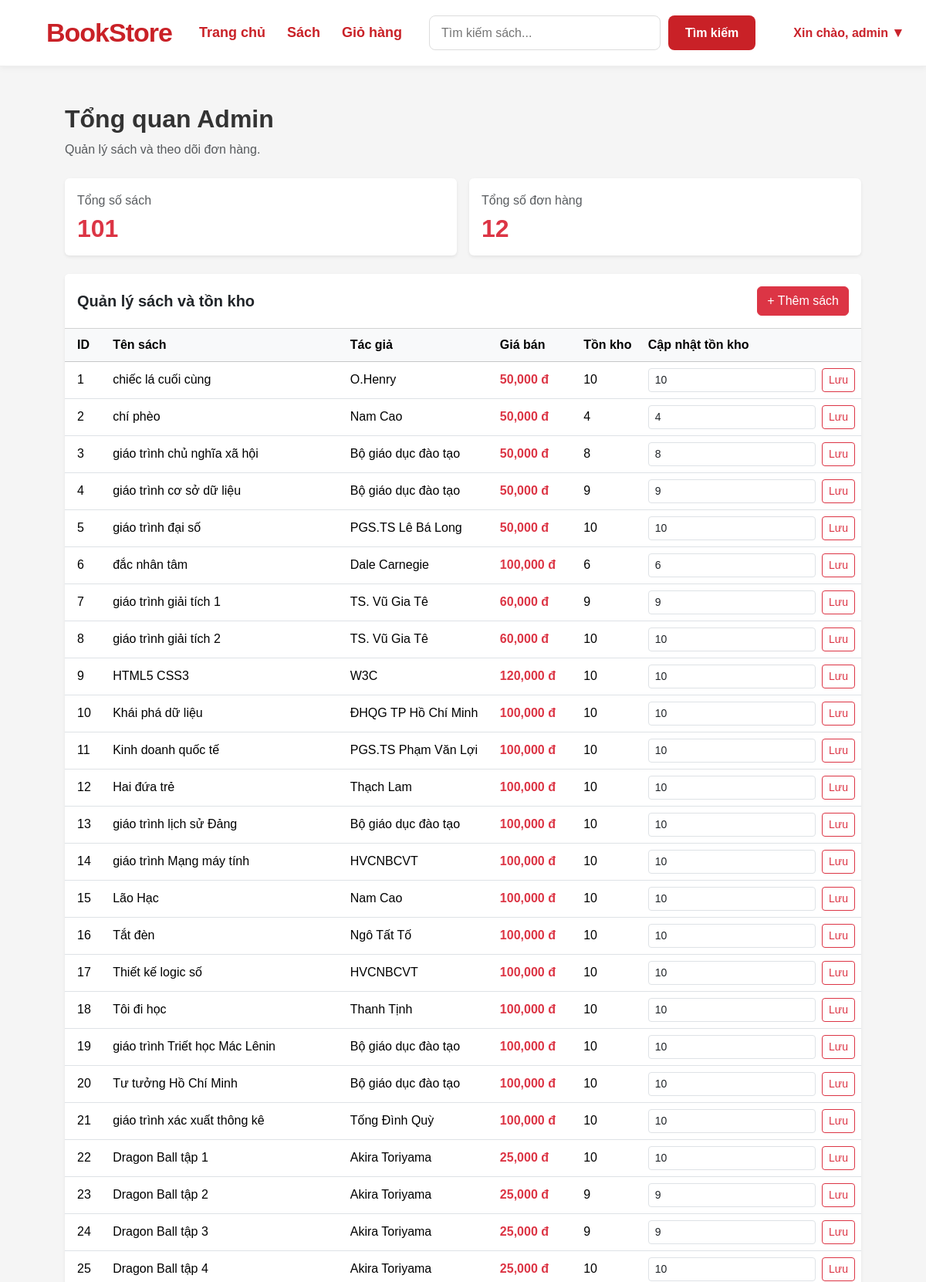
The page /admin (signed in, upper part) on the database its author committed.
### app/models.py (models this page shows)
class Book(db.Model):
    id = db.Column(db.Integer, primary_key=True)
    title = db.Column(db.String(150), nullable=False)
    author = db.Column(db.String(100), nullable=False)
    price = db.Column(db.Float, nullable=False)
    description = db.Column(db.Text)
    image_url = db.Column(db.String(255))
    stock = db.Column(db.Integer, default=0)

### app/routes.py (the view)
@app.route('/admin')
@admin_required
def admin_dashboard():
    books = Book.query.all()
    orders = Order.query.order_by(Order.created_at.desc()).all()
    return render_template('admin/dashboard.html', books=books, orders=orders)

### app/routes.py (called while the page is built)
def admin_required(f):
    @wraps(f)
    def decorated_function(*args, **kwargs):
        if 'user_id' not in session:
            return jsonify({'status': 'error', 'message': 'Vui lòng đăng nhập!'}), 401
        if session.get('role') != 'admin':
            return jsonify({'status': 'error', 'message': 'Bạn không có quyền Admin!'}), 403
        return f(*args, **kwargs)
    return decorated_function

### app/templates/admin/dashboard.html (shortened to what this page needs)
{% extends "base.html" %}
{% block content %}
<div class="container-fluid py-4 px-3 px-md-4">
    <div class="mb-4">
        <h2 class="fw-bold">Tổng quan Admin</h2>
        <p class="text-muted mb-0">Quản lý sách và theo dõi đơn hàng.</p>
    </div>
    <div class="row g-3 mb-4">
        <div class="col-12 col-md-6">
            <div class="card border-0 shadow-sm h-100">
                <div class="card-body">
                    <p class="text-muted mb-1">Tổng số sách</p>
                    <h2 class="text-danger fw-bold mb-0">
                        {{ books|length }}
                    </h2>
                </div>
            </div>
        </div>
        <div class="col-12 col-md-6">
            <div class="card border-0 shadow-sm h-100">
                <div class="card-body">
                    <p class="text-muted mb-1">Tổng số đơn hàng</p>
                    <h2 class="text-danger fw-bold mb-0">
                        {{ orders|length }}
                    </h2>
                </div>
            </div>
        </div>
    </div>
    <div class="card border-0 shadow-sm mb-4">
        <div class="card-header bg-white py-3">
            <div class="d-flex justify-content-between align-items-center flex-wrap gap-2">
                <h5 class="fw-bold mb-0">Quản lý sách và tồn kho</h5>
                <a href="{{ url_for('admin_add_book') }}"
                   class="btn btn-danger">
                    + Thêm sách
                </a>
            </div>
        </div>
        <div class="table-responsive">
            <table class="table table-hover align-middle mb-0">
                <thead class="table-light">
                    <tr>
                        <th class="ps-3">ID</th>
                        <th>Tên sách</th>
                        <th>Tác giả</th>
                        <th>Giá bán</th>
                        <th>Tồn kho</th>
                        <th>Cập nhật tồn kho</th>
                    </tr>
                </thead>
                <tbody>
                    {% for book in books %}
                    <tr>
                        <td class="ps-3">{{ book.id }}</td>
                        <td>{{ book.title }}</td>
                        <td>{{ book.author }}</td>
                        <td class="text-danger fw-semibold">
                            {{ "{:,.0f}".format(book.price|float) }} đ
                        </td>
                        <td>
                            {% if book.stock == 0 %}
                                <span class="badge bg-danger">Hết hàng</span>
                            {% else %}
                                {{ book.stock }}
                            {% endif %}
                        </td>
                        <td>
                            <form method="POST"
                                  action="{{ url_for('admin_update_stock', book_id=book.id) }}"
                                  class="d-flex gap-2"
                                  style="min-width: 190px;">
                                <input type="number" name="stock"
                                       class="form-control form-control-sm"
                                       min="0" value="{{ book.stock }}"
                                       required>
                                <button type="submit"
                                        class="btn btn-sm btn-outline-danger">
                                    Lưu
                                </button>
                            </form>
                        </td>
                    </tr>
                    {% else %}
                    <tr>
                        <td colspan="6" class="text-center text-muted py-4">
                            Chưa có sách trong cơ sở dữ liệu.
                        </td>
                    </tr>
                    {% endfor %}
                </tbody>
            </table>
        </div>
    </div>
</div>
{% endblock %}

### app/static/css/style.css (style rules this page uses)
*, *::before, *::after { box-sizing: border-box; }
html { font-family: "Segoe UI", Arial, sans-serif; -webkit-text-size-adjust: 100%; text-size-adjust: 100%; }
body { margin: 0; padding: 0; font-family: "Segoe UI", Arial, sans-serif; font-size: 16px; font-weight: 400; line-height: 1.6; color: #333; background-color: #f5f5f5; }
h1, h2, h3, h4, h5, h6, p, span, a, label, button, input, textarea, select, option, strong, small, li, td, th { font-family: inherit; }
button, input, textarea, select { font-size: inherit; }
a { color: inherit; text-decoration: none; }
h1, h2, h3, h4, h5, h6, p { overflow-wrap: break-word; }
body { font-family: Arial, Helvetica, sans-serif; color: #333; background-color: #f5f5f5; line-height: 1.6; }
button, input, textarea, select { font-family: inherit; font-size: inherit; }

### rows shown on the page
Book: id "1", title "chiếc lá cuối cùng", author "O.Henry", price "50,000", stock "10"
Book: id "2", title "chí phèo", author "Nam Cao", price "50,000", stock "4"
Book: id "3", title "giáo trình chủ nghĩa xã hội", author "Bộ giáo dục đào tạo", price "50,000", stock "8"
Book: id "4", title "giáo trình cơ sở dữ liệu", author "Bộ giáo dục đào tạo", price "50,000", stock "9"
Book: id "5", title "giáo trình đại số", author "PGS.TS Lê Bá Long", price "50,000", stock "10"
Book: id "6", title "đắc nhân tâm", author "Dale Carnegie", price "100,000", stock "6"
Book: id "7", title "giáo trình giải tích 1", author "TS. Vũ Gia Tê", price "60,000", stock "9"
Book: id "8", title "giáo trình giải tích 2", author "TS. Vũ Gia Tê", price "60,000", stock "10"
Book: id "9", title "HTML5 CSS3", author "W3C", price "120,000", stock "10"
Book: id "10", title "Khái phá dữ liệu", author "ĐHQG TP Hồ Chí Minh", price "100,000", stock "10"
Book: id "11", title "Kinh doanh quốc tế", author "PGS.TS Phạm Văn Lợi", price "100,000", stock "10"
Book: id "12", title "Hai đứa trẻ", author "Thạch Lam", price "100,000", stock "10"
Book: id "13", title "giáo trình lịch sử Đảng", author "Bộ giáo dục đào tạo", price "100,000", stock "10"
Book: id "14", title "giáo trình Mạng máy tính", author "HVCNBCVT", price "100,000", stock "10"
Book: id "15", title "Lão Hạc", author "Nam Cao", price "100,000", stock "10"
Book: id "16", title "Tắt đèn", author "Ngô Tất Tố", price "100,000", stock "10"
Book: id "17", title "Thiết kế logic số", author "HVCNBCVT", price "100,000", stock "10"
Book: id "18", title "Tôi đi học", author "Thanh Tịnh", price "100,000", stock "10"
Book: id "19", title "giáo trình Triết học Mác Lênin", author "Bộ giáo dục đào tạo", price "100,000", stock "10"
Book: id "20", title "Tư tưởng Hồ Chí Minh", author "Bộ giáo dục đào tạo", price "100,000", stock "10"
Book: id "21", title "giáo trình xác xuất thông kê", author "Tống Đình Quỳ", price "100,000", stock "10"
Book: id "22", title "Dragon Ball tập 1", author "Akira Toriyama", price "25,000", stock "10"
Book: id "23", title "Dragon Ball tập 2", author "Akira Toriyama", price "25,000", stock "9"
Book: id "24", title "Dragon Ball tập 3", author "Akira Toriyama", price "25,000", stock "9"
Book: id "25", title "Dragon Ball tập 4", author "Akira Toriyama", price "25,000", stock "10"

### other values the page prints
{{ session.get('username', 'Tài khoản') }} "admin"
{{ books|length }} "101"
{{ orders|length }} "12"
